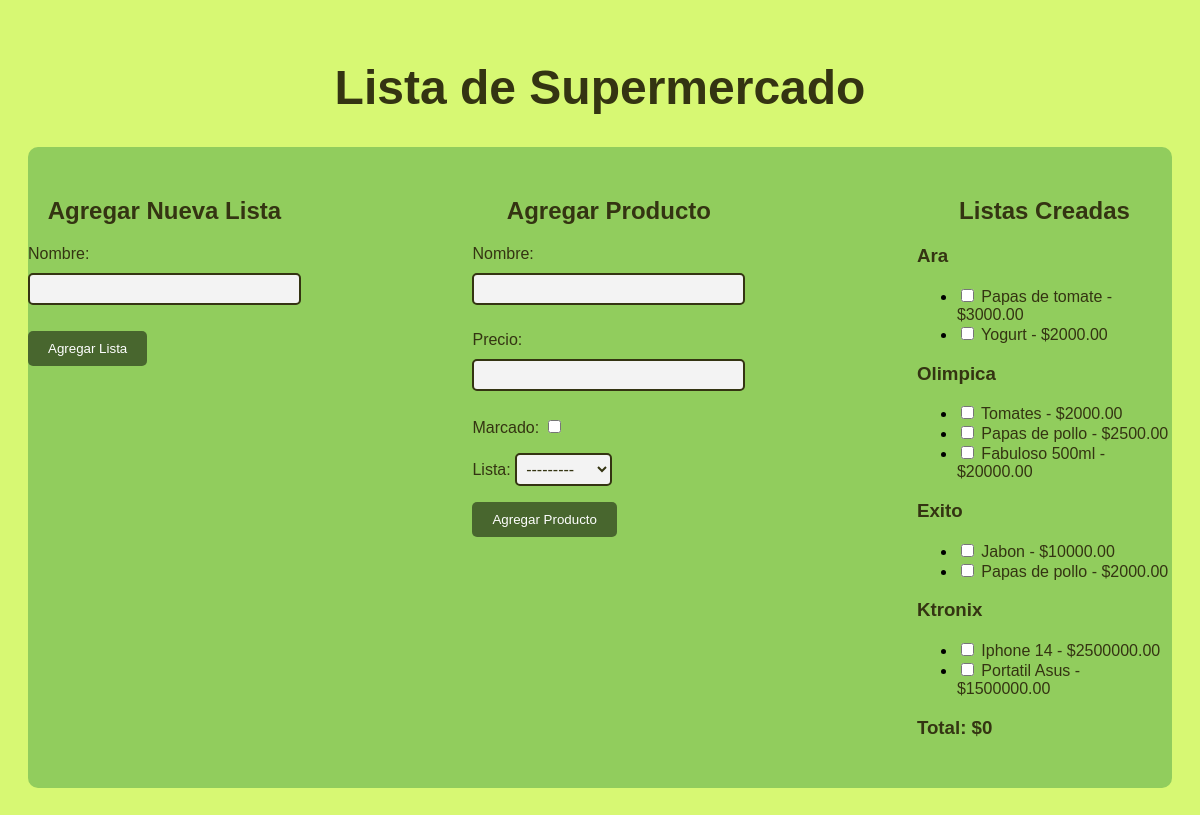
The app's page /, older data.
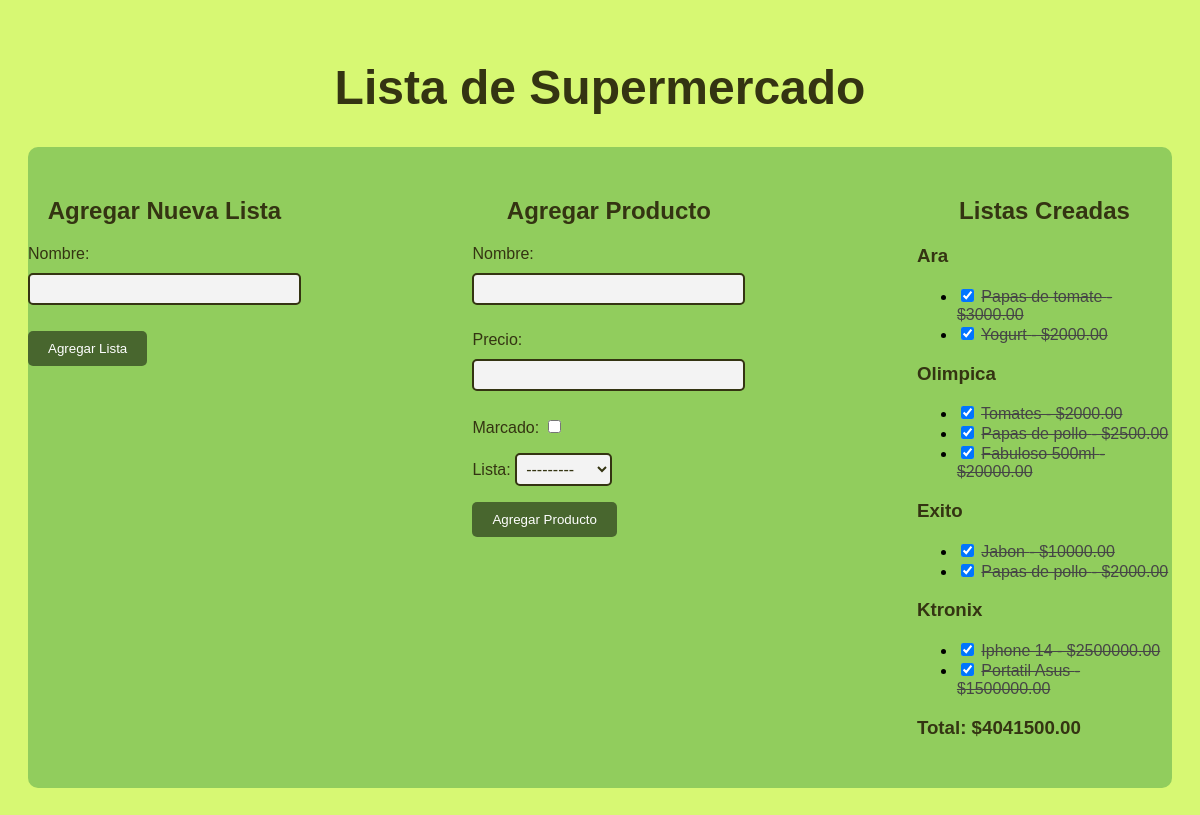
The same page, newer data.
### prueba/models.py (models this page shows, shortened)
class Lista(models.Model):
    nombre = models.CharField(max_length=100)
    def __str__(self):
        return self.nombre

class Producto(models.Model):
    nombre = models.CharField(max_length=100)
    precio = models.DecimalField(max_digits=10, decimal_places=2)
    marcado = models.BooleanField(default=False)
    lista = models.ForeignKey(Lista, on_delete=models.CASCADE, related_name='productos')

### prueba/views.py (the view)
# urls.py: path('', views.lista_supermercado, name='lista_supermercado'),
def lista_supermercado(request):
    if request.method == 'POST':
        if 'add_list' in request.POST:
            form = ListaForm(request.POST)
            if form.is_valid():
                form.save()
                return redirect('lista_supermercado')
        elif 'add_product' in request.POST:
            form = ProductoForm(request.POST)
            if form.is_valid():
                form.save()
                return redirect('lista_supermercado')
    else:
        lista_form = ListaForm()
        producto_form = ProductoForm()
    if request.method == 'POST' and 'toggle' in request.POST:
        producto_id = request.POST.get('toggle')
        producto = get_object_or_404(Producto, id=producto_id)
        producto.marcado = not producto.marcado
        producto.save()
        return redirect('lista_supermercado')
    listas = Lista.objects.all()
    productos = Producto.objects.all()
    total = sum(producto.precio for producto in productos if producto.marcado)
    context = {
        'listas': listas,
        'productos': productos,
        'total': total,
        'lista_form': lista_form,
        'producto_form': producto_form,
    }
    return render(request, 'lista_supermercado.html', context)

### prueba/forms.py
class ListaForm(forms.ModelForm):
    class Meta:
        model = Lista
        fields = ['nombre']

class ProductoForm(forms.ModelForm):
    class Meta:
        model = Producto
        fields = ['nombre', 'precio','marcado', 'lista']

### prueba/templates/lista_supermercado.html (shortened to what this page needs)
<!DOCTYPE html>
<html lang="en">
<head>
</head>
<body>
    <h1>Lista de Supermercado</h1>
    <section>
        <div>
            <h2>Agregar Nueva Lista</h2>
            <form method="post" action="">
                {{ lista_form.as_p }}
                <button type="submit" name="add_list">Agregar Lista</button>
            </form>
        </div>
        <div>
            <h2>Agregar Producto</h2>
            <form method="post" action="">
                {{ producto_form.as_p }}
                <button type="submit" name="add_product">Agregar Producto</button>
            </form>
        </div>
        <div>
            <h2>Listas Creadas</h2>
            {% for lista in listas %}
                <h3>{{ lista.nombre }}</h3>
                <ul>
                    {% for producto in lista.productos.all %}
                        <li>
                            <form method="post" style="display:inline;">
                                <input type="checkbox" onchange="this.form.submit();" {% if producto.marcado %}checked{% endif %}>
                                <label for="product-{{ producto.id }}" class="product-label">
                                    {{ producto.nombre }} - ${{ producto.precio }}
                                </label>
                            </form>
                        </li>
                    {% endfor %}
                </ul>
            {% endfor %}
            <h3>Total: ${{ total }}</h3>
        </div>
    </section>
</body>
</html>

### prueba/templates/lista_supermercado.html (style rules this page uses)
body { font-family: Arial, sans-serif; background-color: #d7f873; padding: 20px; }
h1 { display: flex; justify-content: center; color: #343412; font-size: 3rem; }
section { display: flex; justify-content: center; column-gap: 15%; background-color: #91cd5d; border-radius: 10px; padding: 30px 0 30px; }
h2 { display: flex; justify-content: center; color: #343412; }
form { color: #343412; }
button { background-color: rgba(0, 0, 0, 0.5); border: none; border-radius: 5px; padding: 10px 20px; cursor: pointer; color: #ffffff; }
input[type="text"], input[type="number"] { width: 100%; padding: 5px; margin: 10px 0; box-sizing: border-box; border: 2px solid #343412; border-radius: 5px; background-color: #f3f3f3; font-size: 1rem; color: #343412; }
input[type="checkbox"]:checked + label { text-decoration: line-through; color: #464646; }
select { background-color: #f3f3f3; color: #343412; padding: 5px; font-size: 1rem; border: 2px solid #343412; border-radius: 5px; cursor: pointer; }
h3 { color: #343412; }

Row changes from the older to the newer data that the page shows:
changed Producto "Papas de tomate": marcado "☐" → "☑"
changed Producto "Yogurt": marcado "☐" → "☑"
changed Producto "Tomates": marcado "☐" → "☑"
changed Producto (number 4 of 9 on the later page): marcado "☐" → "☑"
changed Producto "Fabuloso 500ml": marcado "☐" → "☑"
changed Producto "Jabon": marcado "☐" → "☑"
changed Producto (number 7 of 9 on the later page): marcado "☐" → "☑"
changed Producto "Iphone 14": marcado "☐" → "☑"
changed Producto "Portatil Asus": marcado "☐" → "☑"
Text that changed along with them:
{{ total }}: "0" → "4041500.00"
